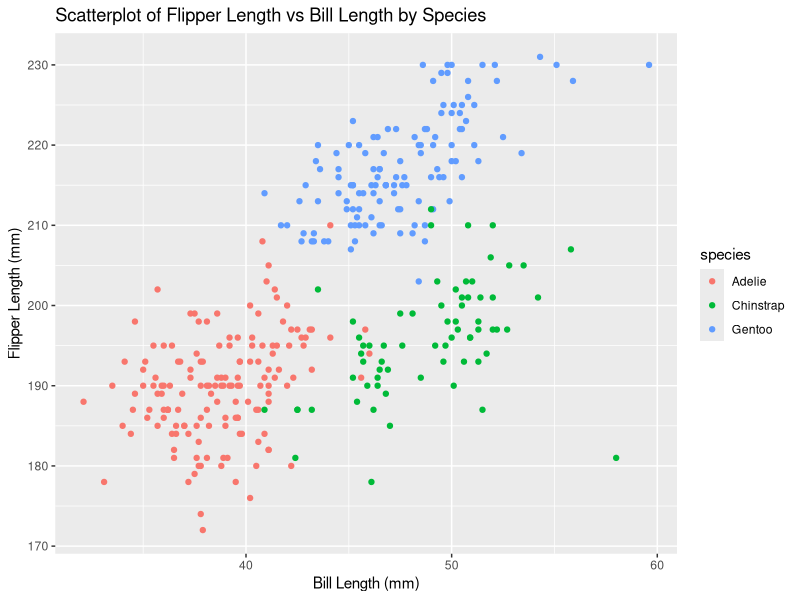
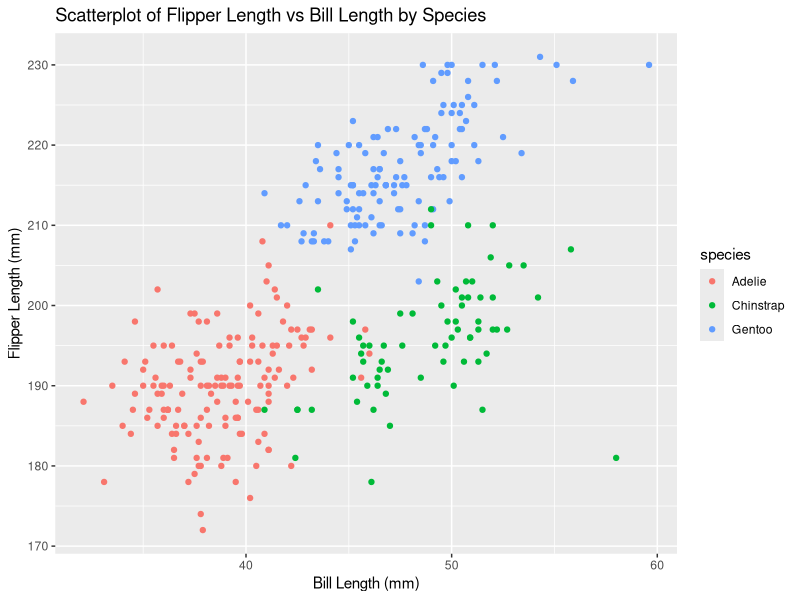

Recreate these plots in R, in order.
## ---- chunk 1
knitr::opts_chunk$set(echo = TRUE)
## ---- chunk 2

data("penguins", package = "palmerpenguins")

## ---- chunk 3

library(ggplot2)


scatterplot_1 <- ggplot(data = penguins, 
                       aes(x = bill_length_mm, 
                           y = flipper_length_mm, 
                           color = species)) +
                       geom_point() +
                       labs(title = "Scatterplot of Flipper Length vs Bill Length by Species",
                            x = "Bill Length (mm)",
                            y = "Flipper Length (mm)")


scatterplot_1


ggsave("scatterplot_1.png", 
       plot = scatterplot_1, 
       width = 8, 
       height = 6, 
       dpi = 300)


## ---- chunk 4

library(tidyverse)


set.seed(123456789)


norm_data = rnorm(10)


df_1 <- data.frame(
  norm_sample = norm_data, # a random sample of size 10 from a standard Normal distribution
  gt_0 = norm_data > 0, # a logical vector indicating whether elements of the sample are greater than 0
  char_vec = sample(LETTERS, 
                    10, 
                    replace = TRUE), # a character vector of length 10
  fac_vec = factor(
    sample(c("low", "medium", "high"), 
           10, 
           replace = TRUE
           )
    ) # a factor vector of length 10, with 3 different factor “levels”
)


## ---- chunk 5

mean(pull(df_1, norm_sample))
mean(pull(df_1, gt_0))
mean(pull(df_1, char_vec))
mean(pull(df_1, fac_vec))

## ---- chunk 6
# Before converting
df_1$gt_0
df_1$char_vec
df_1$fac_vec

# After converting
as.numeric(pull(df_1, gt_0))
as.numeric(pull(df_1, char_vec))
as.numeric(pull(df_1, fac_vec))

